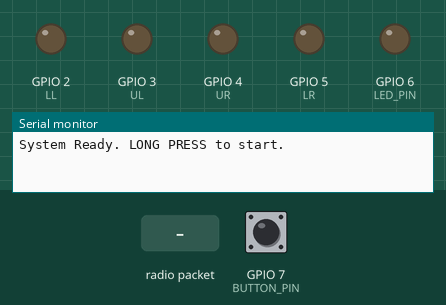
Recording of a program running on a simulated Seeed XIAO ESP32-C3. Shown: output pins drawn as LEDs (lit = HIGH), the last lines printed to the serial monitor. The inputs (shaded band) are chosen by the test bench; at power-on: GPIO 7 (BUTTON_PIN) HIGH.

Above: at 1.2 s.
1.3 s: GPIO 7 (BUTTON_PIN) pulled LOW for 3.2 s
At 3.2 s:
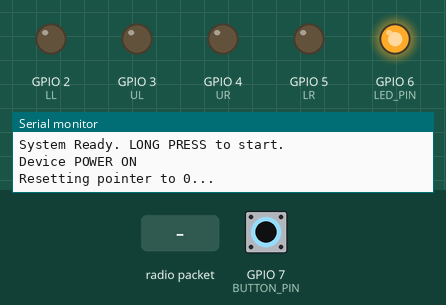
6.0 s: radio packet "1" arrives
At 7.3 s:
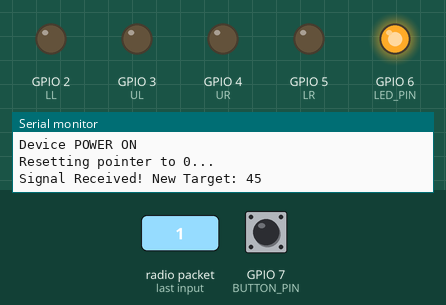
7.6 s: GPIO 7 (BUTTON_PIN) pulled LOW for 0.15 s
At 7.85 s:
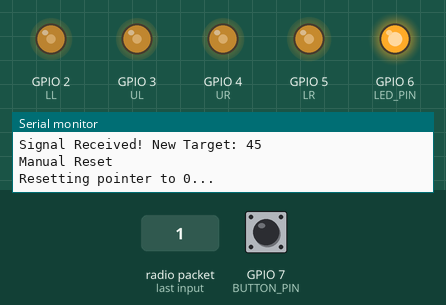
9.3 s: radio packet "0" arrives
At 10.0 s:
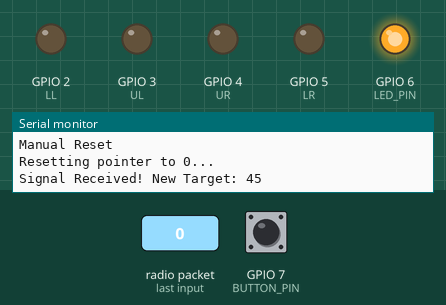
10.8 s: GPIO 7 (BUTTON_PIN) driven LOW
At 12.4 s:
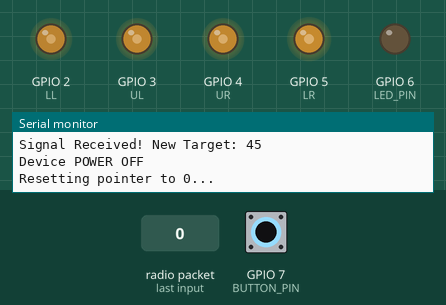
Timing chart, 0 to 13.9 s (numbered marks = the images above; inputs shaded):
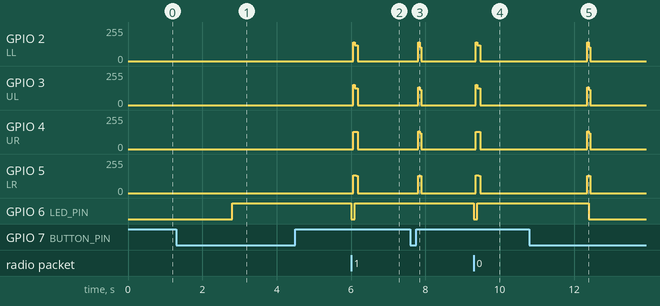

Measured:
- after the input at 1.3 s, GPIO 6 (LED_PIN): LOW → HIGH after 1.5 s
- after the input at 6.0 s, GPIO 2 (LL): 0/255 → 120/255 after 0.06 s, → 0/255 0.12 s later; GPIO 3 (UL): 0/255 → 124/255 after 0.06 s, → 0/255 0.12 s later; GPIO 4 (UR): 0/255 → 130/255 after 0.06 s, → 0/255 0.12 s later; GPIO 5 (LR): 0/255 → 135/255 after 0.06 s, → 0/255 0.08 s later; GPIO 6 (LED_PIN): HIGH → LOW at once, → HIGH 0.10 s later
- after the input at 7.6 s, GPIO 2 (LL): 0/255 → 141/255 after 0.20 s, → 105/255 0.04 s later, → 0/255 0.04 s later; GPIO 3 (UL): 0/255 → 135/255 after 0.20 s, → 116/255 0.04 s later, → 0/255 0.04 s later
- after the input at 9.3 s, GPIO 2 (LL): 0/255 → 120/255 after 0.06 s, → 0/255 0.12 s later; GPIO 3 (UL): 0/255 → 124/255 after 0.06 s, → 0/255 0.12 s later; GPIO 4 (UR): 0/255 → 130/255 after 0.06 s, → 0/255 0.12 s later; GPIO 5 (LR): 0/255 → 135/255 after 0.06 s, → 0/255 0.08 s later; GPIO 6 (LED_PIN): HIGH → LOW at once, → HIGH 0.10 s later
- after the input at 10.8 s, GPIO 2 (LL): 0/255 → 141/255 after 1.6 s, → 105/255 0.04 s later, → 0/255 0.04 s later; GPIO 3 (UL): 0/255 → 135/255 after 1.6 s, → 116/255 0.04 s later, → 0/255 0.04 s later

The program:

main.cpp
```cpp
#include <Arduino.h>
#include <WiFi.h>
#include <esp_now.h>
#include <esp_wifi.h>

// ============== 引脚定义 ==============
#define LL  2
#define UL  3
#define UR  4
#define LR  5
#define LED_PIN    6
#define BUTTON_PIN 7

// ============== 参数设置 ==============
#define MOTOR_STEP_DELAY 2000  // 电机每步延迟 (微秒)
#define STEP_PER_EVENT   15    // 每次触发旋转的步数 (约5度)
#define MAX_STEPS        360   // 120度对应的总步数 (120 * 3 = 360)
#define LONG_PRESS_MS    1500  // 长按判定时间 (毫秒)

// X27 电机节拍表
const uint8_t seq[4][4] = {
  {1,0,0,1},
  {0,1,0,1},
  {0,1,1,0},
  {1,0,1,0}
};

// ============== 状态变量 ==============
enum DeviceState {OFF, ON};
DeviceState deviceState = OFF; // 初始为关机状态

int currentStep = 0;           // 当前物理位置
int targetStep  = 0;           // 目标位置

bool ledFlashOnce = false;     // 收到信号闪烁标志
unsigned long flashStartTime = 0;
unsigned long lastLedToggle = 0;
bool ledToggleState = false;

unsigned long buttonPressStart = 0;
bool buttonWasDown = false;
bool longPressHandled = false;

// ============== 电机底层函数 ==============
void applyStep(int s) {
  digitalWrite(UL, seq[s][0]);
  digitalWrite(UR, seq[s][1]);
  digitalWrite(LL, seq[s][2]);
  digitalWrite(LR, seq[s][3]);
}

void motorOff() {
  digitalWrite(UL, LOW); digitalWrite(UR, LOW);
  digitalWrite(LL, LOW); digitalWrite(LR, LOW);
}

void stepForward() {
  currentStep++;
  applyStep(currentStep % 4);
  delayMicroseconds(MOTOR_STEP_DELAY);
}

void stepBackward() {
  currentStep--;
  applyStep(((currentStep % 4) + 4) % 4);
  delayMicroseconds(MOTOR_STEP_DELAY);
}

// 归零函数
void motorZero() {
  Serial.println("Resetting pointer to 0...");
  while(currentStep > 0) {
    stepBackward();
  }
  targetStep = 0;
  motorOff();
}

// ============== ESP-NOW 接收回调 ==============
void onDataRecv(const uint8_t * mac, const uint8_t *data, int len) {
  if (deviceState == OFF) return; // 关机状态不理会信号

  // 只要收到信号，目标位置增加
  if (targetStep < MAX_STEPS) {
    targetStep += 45; // 每次识别旋转15度 (15 * 3 = 45步)
    if (targetStep > MAX_STEPS) targetStep = MAX_STEPS;

    // 触发闪烁反馈
    ledFlashOnce = true;
    flashStartTime = millis();
    Serial.printf("Signal Received! New Target: %d\n", targetStep);
  }
}

// ============== LED 逻辑处理 ==============
void updateLED() {
  if (deviceState == OFF) {
    digitalWrite(LED_PIN, LOW); // 关机彻底灭灯
    return;
  }

  unsigned long now = millis();

  // 1. 如果到达 120度 (MAX_STEPS)，持续闪烁
  if (targetStep >= MAX_STEPS) {
    if (now - lastLedToggle > 200) {
      lastLedToggle = now;
      ledToggleState = !ledToggleState;
      digitalWrite(LED_PIN, ledToggleState);
    }
    return;
  }

  // 2. 收到信号时的短暂闪烁 (灭一下再亮)
  if (ledFlashOnce) {
    if (now - flashStartTime < 100) {
      digitalWrite(LED_PIN, LOW);
    } else {
      ledFlashOnce = false;
      digitalWrite(LED_PIN, HIGH);
    }
    return;
  }

  // 3. 正常开机状态常亮
  digitalWrite(LED_PIN, HIGH);
}

// ============== 按钮逻辑处理 ==============
void handleButton() {
  unsigned long now = millis();
  bool isDown = (digitalRead(BUTTON_PIN) == LOW);

  if (isDown && !buttonWasDown) {
    buttonPressStart = now;
    buttonWasDown = true;
    longPressHandled = false;
  }

  if (isDown && !longPressHandled) {
    // 检查是否长按 (开关机)
    if (now - buttonPressStart > LONG_PRESS_MS) {
      longPressHandled = true;
      if (deviceState == OFF) {
        deviceState = ON;
        Serial.println("Device POWER ON");
        motorZero(); // 开机归零
      } else {
        deviceState = OFF;
        Serial.println("Device POWER OFF");
        motorZero(); // 关机归零
        motorOff();
      }
    }
  }

  if (!isDown && buttonWasDown) {
    // 检查是否短按 (仅在开机时用于手动复位指针)
    if (!longPressHandled && deviceState == ON) {
      Serial.println("Manual Reset");
      motorZero();
    }
    buttonWasDown = false;
  }
}

// ============== 初始化 ==============
void setup() {
  Serial.begin(115200);

  pinMode(LL, OUTPUT); pinMode(UL, OUTPUT);
  pinMode(UR, OUTPUT); pinMode(LR, OUTPUT);
  pinMode(LED_PIN, OUTPUT);
  pinMode(BUTTON_PIN, INPUT_PULLUP);

  motorOff();
  digitalWrite(LED_PIN, LOW); // 初始关闭

  WiFi.mode(WIFI_STA);
  esp_wifi_set_channel(1, WIFI_SECOND_CHAN_NONE);

  if (esp_now_init() == ESP_OK) {
    esp_now_register_recv_cb(esp_now_recv_cb_t(onDataRecv));
  }

  Serial.println("System Ready. LONG PRESS to start.");
}

// ============== 主循环 ==============
void loop() {
  handleButton();

  if (deviceState == ON) {
    // 让电机平滑移动到目标位置
    if (currentStep < targetStep) stepForward();
    else if (currentStep > targetStep) stepBackward();
    else motorOff(); // 到达位置后断电防热
  }

  updateLED();
  delay(1);
}
```
